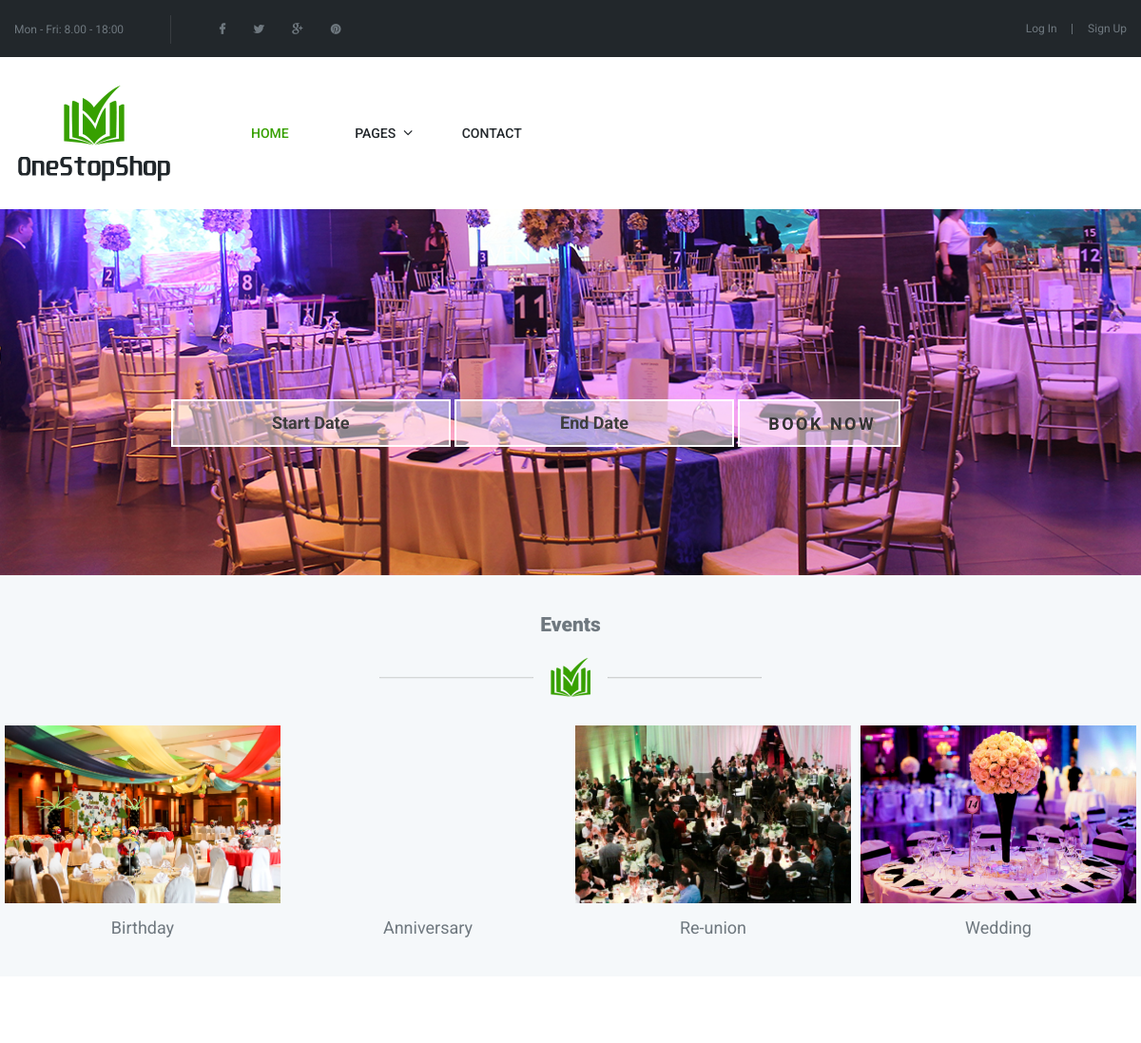
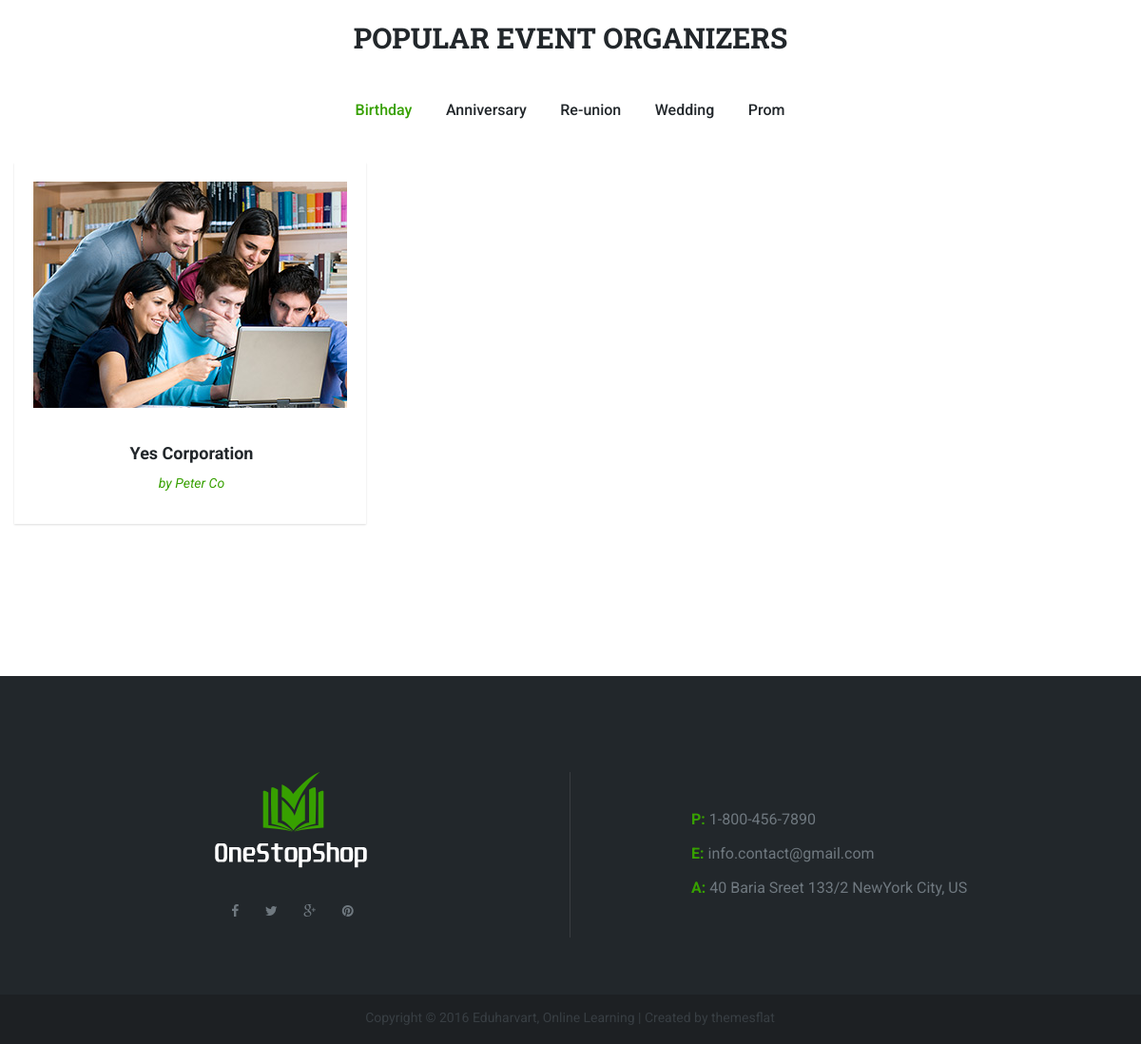
The page / on the database its author committed (2 pictures, top to bottom).
### tables this page shows
CREATE TABLE `event_types` (
  `id` bigint(20) NOT NULL,
  `type` varchar(255) DEFAULT NULL,
  `created_at` datetime NOT NULL DEFAULT CURRENT_TIMESTAMP,
  `updated_at` datetime NOT NULL DEFAULT CURRENT_TIMESTAMP
);

CREATE TABLE `clients` (
  `id` bigint(20) NOT NULL,
  `username` varchar(255) NOT NULL,
  `password` varchar(255) NOT NULL,
  `secret_question_id` bigint(20) NOT NULL,
  `answer` text NOT NULL,
  `client_type_id` bigint(20) NOT NULL,
  `status_id` int(11) NOT NULL,
  `password_type_id` int(11) NOT NULL,
  `password_expiry_date` datetime NOT NULL,
  `ip_address` varchar(255) DEFAULT NULL,
  `failed_login_attempt` int(11) DEFAULT '0',
  `failed_login_time` datetime DEFAULT NULL,
  `disable_login_failure` int(11) DEFAULT NULL,
  `last_access` datetime DEFAULT NULL,
  `created_at` datetime NOT NULL DEFAULT CURRENT_TIMESTAMP,
  `updated_at` datetime NOT NULL DEFAULT CURRENT_TIMESTAMP,
  `ratings` int(11) NOT NULL DEFAULT '0'
);

CREATE TABLE `client_companies` (
  `id` bigint(20) NOT NULL,
  `client_id` bigint(20) NOT NULL,
  `name` varchar(255) DEFAULT NULL,
  `address` text,
  `mobile_number` varchar(255) DEFAULT NULL,
  `created_at` datetime NOT NULL DEFAULT CURRENT_TIMESTAMP,
  `updated_at` datetime NOT NULL DEFAULT CURRENT_TIMESTAMP
);

CREATE TABLE `client_infos` (
  `id` bigint(20) NOT NULL,
  `first_name` varchar(255) DEFAULT NULL,
  `middle_name` varchar(255) DEFAULT NULL,
  `last_name` varchar(255) DEFAULT NULL,
  `email_address` varchar(255) DEFAULT NULL,
  `mobile_number` varchar(255) DEFAULT NULL,
  `client_id` bigint(20) NOT NULL,
  `created_at` datetime NOT NULL DEFAULT CURRENT_TIMESTAMP,
  `updated_at` datetime NOT NULL DEFAULT CURRENT_TIMESTAMP
);

### _popular-organizers.php (the view, shortened to what this page needs)
<section class="flat-row wrap-price-post">
    <div class="container">
        <div class="row">
            <div class="col-md-12">
                    <div class="title-section title-height46">
                        <h1 class="title">POPULAR EVENT ORGANIZERS</h1>
                    </div>
            </div>
        </div>
    </div>
        <div class="container">
            <div class="row">
                <div class="col-md-12">
                    <ul class="portfolio-filter style1">
                        <?php
                            $selEventType = "select * from event_types";
                            $rsEventType = mysqli_query($mysqli, $selEventType);
                            $cnt = 0;
                            while($event = mysqli_fetch_assoc($rsEventType)):
                        ?>
                            <li <?php echo $cnt == 0 ? "class='active'" : '' ?>><a data-filter=".<?php echo strtolower($event['type']) ?>" href="#"><?php echo $event['type'] ?></a></li>
                        <?php $cnt++; endwhile; ?>
                    </ul>
                </div>
            </div>
        </div>
        <div class="container">
            <div class="portfolio style2">
                <div class="portfolio-wrap clearfix">
                    <?php
                        $selOrganizer = "select *, client_companies.id as ccid from clients inner join client_companies on client_companies.client_id = clients.id inner join client_infos on client_infos.client_id = clients.id where clients.client_type_id = 2 order by clients.ratings desc, clients.id ASC limit 12";
                        $rsOrganizer = mysqli_query($mysqli, $selOrganizer);
                        while($org = mysqli_fetch_assoc($rsOrganizer)):
                    ?>
                        <?php
                            $selType = "select * from client_events inner join event_types on event_types.id = client_events.event_type_id where client_id = " . $org['client_id'];
                            $rsType = mysqli_query($mysqli, $selType);
                            $type = '';
                            while ($t = mysqli_fetch_assoc($rsType)) {
                                $type .= ' ' . strtolower($t['type']);
                            }
                        ?>
                        <div class="item <?php echo $type; ?>">
                            <article class="entry ">
                                <div class="featured-post">
                                    <a href="view-company.php?comid=<?php echo $org['ccid'] ?>"><img src="images/portfolio/1.jpg" alt="image"></a>
                                </div>
                                <div class="entry-post">
                                    <h3 class="entry-title"><a href="view-company.php?comid=<?php echo $org['ccid'] ?>"><?php echo $org['name'] ?></a></h3>
                                    <div class="entry-author">
                                        <span>by<a href="#"> <?php echo $org['first_name'] . ' ' . $org['last_name'] ?></a></span>
                                    </div>
                                </div>
                            </article>
                        </div>
                    <?php endwhile; ?>
                </div>
            </div>
            <div class="row">
                <div class="dividers h30">
                </div>
            </div>
        </div>
</section>

### stylesheets/style.css (style rules this page uses)
html { overflow-y: scroll; -webkit-text-size-adjust: 100%; -ms-text-size-adjust: 100%; }
body { line-height: 1; -webkit-font-smoothing: antialiased; -webkit-text-size-adjust: 100%; -ms-text-size-adjust: 100%; }
a, abbr, acronym, address, applet, article, aside, audio, b, big, blockquote, body, caption, canvas, center, cite, code, dd, del, details, dfn, dialog, div, dl, dt, em, embed, fieldset, figcaption, figure, form, footer, header, hgroup, h1, h2, h3, h4, h5, h6, html, i, iframe, img, ins, kbd, label, legend, li, mark, menu, nav,object, ol, output, p, pre, q, ruby, s, samp, section, small, span, strike, strong, sub, summary, sup, tt, table, tbody, textarea, tfoot, thead, time, tr, th, td, u, ul, var, video { font-family: inherit; font-size: 100%; font-weight: inherit; font-style: inherit; vertical-align: baseline; margin: 0; padding: 0; border: 0; outline: 0; background: transparent; }
article, aside, details, figcaption, figure, footer, header, hgroup, menu, nav, section { display: block; }
ol, ul { list-style: none; }
img { border: 0; -ms-interpolation-mode: bicubic; vertical-align: middle; }
*, *:before, *:after { -webkit-box-sizing: border-box; -moz-box-sizing: border-box; box-sizing: border-box; }
body { font: 14px/25px "Roboto", sans-serif; font-weight: 400; background-color: #fff; color: #6f787f; }
a { text-decoration: none; -webkit-transition: all 0.3s ease-in-out; -moz-transition: all 0.3s ease-in-out; -ms-transition: all 0.3s ease-in-out; -o-transition: all 0.3s ease-in-out; transition: all 0.3s ease-in-out; }
ul, ol { padding: 0; }
img { max-width: 100%; height: auto; }
h1, h2, h3, h4, h5, h6 { font-family: 'Roboto', sans-serif; font-weight: 400; }
h1 { font-size: 36px; line-height: 40px; }
h3 { font-size: 16px; line-height: 20px; }
article.entry { background-color: #fff; margin-bottom: 30px; box-shadow: 0px 1px 2px 0px #ddd; -webkit-transition: all 0.3s ease-in-out; -moz-transition: all 0.3s ease-in-out; -ms-transition: all 0.3s ease-in-out; -o-transition: all 0.3s ease-in-out; transition: all 0.3s ease-in-out; }
article.entry:last-of-type { margin-bottom: 0px; }
.entry .entry-post { padding: 52px 60px; }
.entry .entry-post h3.entry-title { font-size: 36px; font-weight: 700; color: #22272b; line-height: 48px; margin-bottom: 8px; }
.entry .entry-post h3.entry-title a { color: #22272b; }
.entry .entry-post .entry-author { margin-bottom: 35px; }
.entry .entry-post .entry-author span { color: #bfc5ca; }
.entry .entry-post .entry-author span a { color: #6f787f; }
.wrap-price-post .title-section { margin-bottom: 46px; }
.clearfix { overflow: hidden; clear: both; float: none; }

### stylesheets/custom.css (style rules this page uses)
.footer .flat-information li span, #mainnav > ul > li > a:hover, #mainnav > ul > li.active > a::after, #mainnav > ul > li.home > a, #mainnav > ul > li.active > a, #mainnav > ul > li:hover > a::after, .go-top::before, .go-top::after, .portfolio-filter li.active a, .portfolio-filter li a:hover, .entry .entry-post h3.entry-title a:hover, .portfolio.style2 .entry .entry-post .entry-author span, .portfolio.style2 .entry .entry-post .entry-author span a { color: #37a000 !important; }

### rows shown on the page
event_types: type "Birthday"
event_types: type "Anniversary"
event_types: type "Re-union"
event_types: type "Wedding"
event_types: type "Prom"
clients: client_companies.name "Yes Corporation", client_infos.first_name "Peter", client_infos.last_name "Co"
